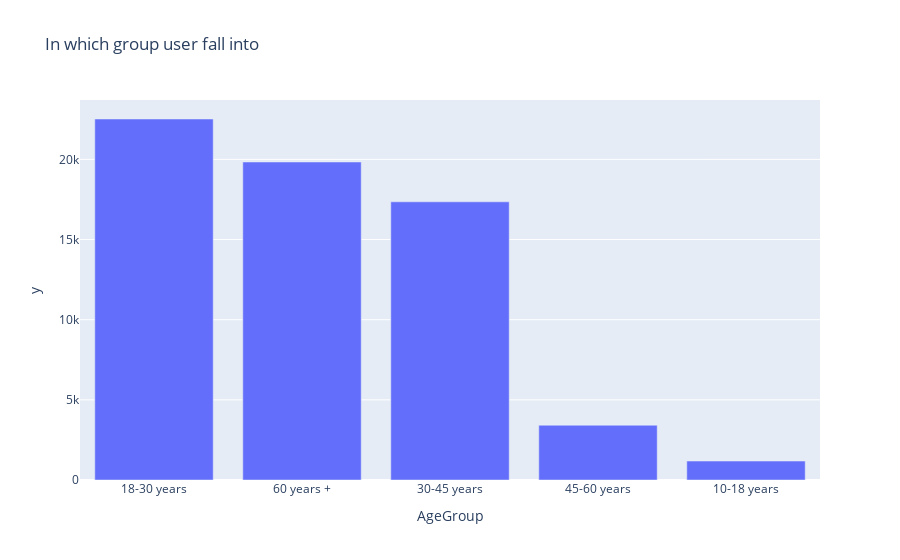

Write notebook code for a chart like this one.
### Code cell
fig  = px.bar(data_frame=ageGroup_counts, x= ageGroup_counts.index, y= ageGroup_counts, title=schema_df.AgeGroup)
fig.show()

### Figure 1 — Plotly figure (JSON) as saved in the notebook; plotly's stock layout.template omitted (floating-point values rounded to 4 significant figures)
{"data": [{"alignmentgroup": "True", "hovertemplate": "AgeGroup=%{x}<br>y=%{y}<extra></extra>", "legendgroup": "", "marker": {"color": "#636efa", "pattern": {"shape": ""}}, "name": "", "offsetgroup": "", "orientation": "v", "showlegend": false, "textposition": "auto", "type": "bar", "x": ["18-30 years", "60 years +", "30-45 years", "45-60 years", "10-18 years"], "xaxis": "x", "y": [22520, 19837, 17352, 3416, 1181], "yaxis": "y"}], "layout": {"barmode": "relative", "legend": {"tracegroupgap": 0}, "title": {"text": "In which group user fall into"}, "xaxis": {"anchor": "y", "domain": [0, 1], "title": {"text": "AgeGroup"}}, "yaxis": {"anchor": "x", "domain": [0, 1], "title": {"text": "y"}}}}
